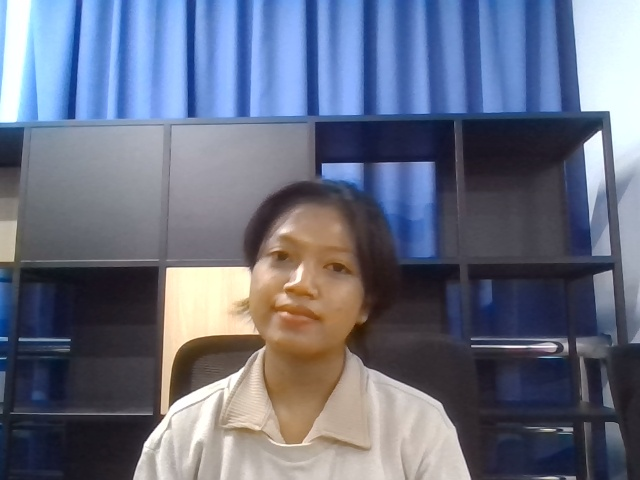
#> input picture StudiKasus1/faces/adnya/adnya (1).jpg, 640 x 480 px; its folder holds only this picture in this run
$ jupyter execute --allow-errors StudiKasus1.ipynb
#> lines starting #> are read from the running program, lines starting #| are printed output that depends on the picture
[cell 1]
import cv2
import numpy as np
import os
from sklearn.model_selection import train_test_split

[cell 2]
train_path = 'faces'
training_names = os.listdir(train_path) # Putri, Kirei, Yudha

image_paths = []
image_classes = []
class_id = 0

def imglist(path):
    return [os.path.join(path, f) for f in os.listdir(path)]

for training_name in training_names:
    dir = os.path.join(train_path, training_name) # Menggabungkan train_path dan training_name; Dataset/Putri, Dataset/Kirei, Dataset/Yudha
    class_path = imglist(dir)
    image_paths+=class_path
    image_classes+=[class_id]*len(class_path)
    class_id+=1

[cell 3]
# Inisialisasi variabel untuk menyimpan deskriptor dari Algoritma SIFT
des_list = []

# Buat Fitur Ekstraksi dan Objek Deteksi Keypoints
sift = cv2.SIFT_create()
for image_path in image_paths:
    im = cv2.imread(image_path) # Membaca Citra berdasarkan PATH yang telah dibuat sebelumnya
#> im is the input picture: shape (480, 640, 3); mean B, G, R 130.2, 110.7, 104.2
    kpts, des = sift.detectAndCompute(im, None)
#> kpts = 315 keypoints; strongest (x, y, size): (200, 300, 51), (593, 146, 13.6), (598, 137, 7), (208, 358, 32.5)
    des_list.append((image_path, des))   # Menyimpan fitur yang telah dideteksi kedalam variabel des_list=[]

[cell 4]
descriptors = des_list[0][1]
for image_path, descriptor in des_list[1:]:
   descriptors = np.vstack((descriptors, descriptor))
#> this loop made 1 pass
#> image_path on pass 1: 'faces/farrel/farrel (1).jpg'

descriptors_float = descriptors.astype(float)  # K-Means hanya bekerja pada tipe data float, Convert descriptor ke float

[cell 5]
# Gunakan K-Means untuk Melakukan perhitungan Histogram (BoVW)
from scipy.cluster.vq import kmeans, vq
k = 150

voc, variance = kmeans(descriptors_float, k, 1)
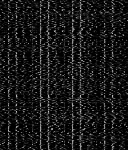
#> voc: shape (150, 128) float64; min 0, max 192.7, mean 24.1
#> variance = 204.9
im_features = np.zeros((len(image_paths), k), "float32")
for i in range(len(image_paths)):
    words, distance = vq(des_list[i][1],voc)
    for w in words:
        im_features[i][w] += 1
